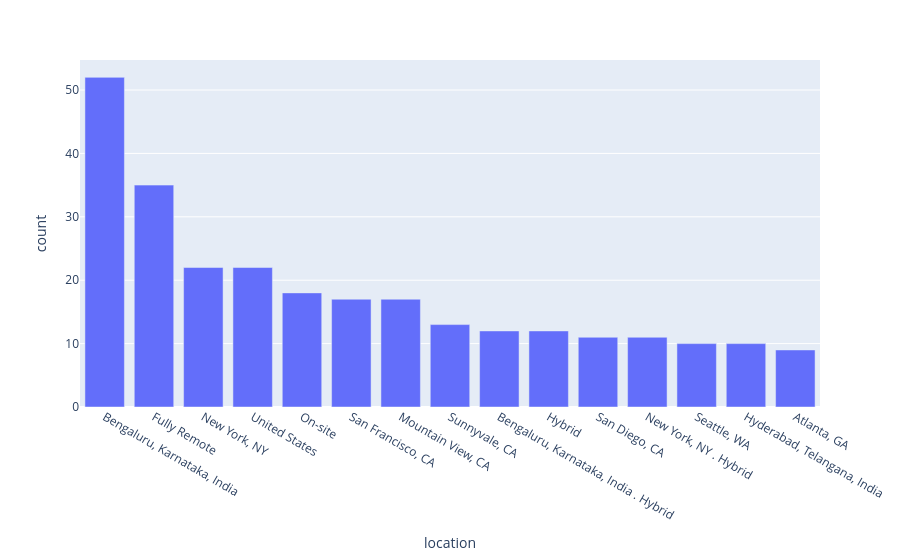

Notebook source saved alongside this figure:
### Markdown cell above
## 5. Top Hiring Locations ##

### Code cell
location_df = (
    df["location"]
    .value_counts()
    .reset_index()
)

location_df.columns = [
    "location",
    "count"
]

fig = px.bar(
    location_df.head(15),
    x="location",
    y="count"
)

fig.show()

fig.write_html(
    "../outputs/figures/hiring_locations_interactive.html"
)

### Figure 1 — Plotly figure (JSON) as saved in the notebook; plotly's stock layout.template omitted (floating-point values rounded to 4 significant figures)
{"data": [{"hovertemplate": "location=%{x}<br>count=%{y}<extra></extra>", "legendgroup": "", "marker": {"color": "#636efa", "pattern": {"shape": ""}}, "name": "", "orientation": "v", "showlegend": false, "textposition": "auto", "type": "bar", "x": ["Bengaluru, Karnataka, India", "Fully Remote", "New York, NY", "United States", "On-site", "San Francisco, CA", "Mountain View, CA", "Sunnyvale, CA", "Bengaluru, Karnataka, India . Hybrid", "Hybrid", "San Diego, CA", "New York, NY . Hybrid", "Seattle, WA", "Hyderabad, Telangana, India", "Atlanta, GA"], "xaxis": "x", "y": [52, 35, 22, 22, 18, 17, 17, 13, 12, 12, 11, 11, 10, 10, 9], "yaxis": "y"}], "layout": {"barmode": "relative", "legend": {"tracegroupgap": 0}, "margin": {"t": 60}, "xaxis": {"anchor": "y", "domain": [0, 1], "title": {"text": "location"}}, "yaxis": {"anchor": "x", "domain": [0, 1], "title": {"text": "count"}}}}
